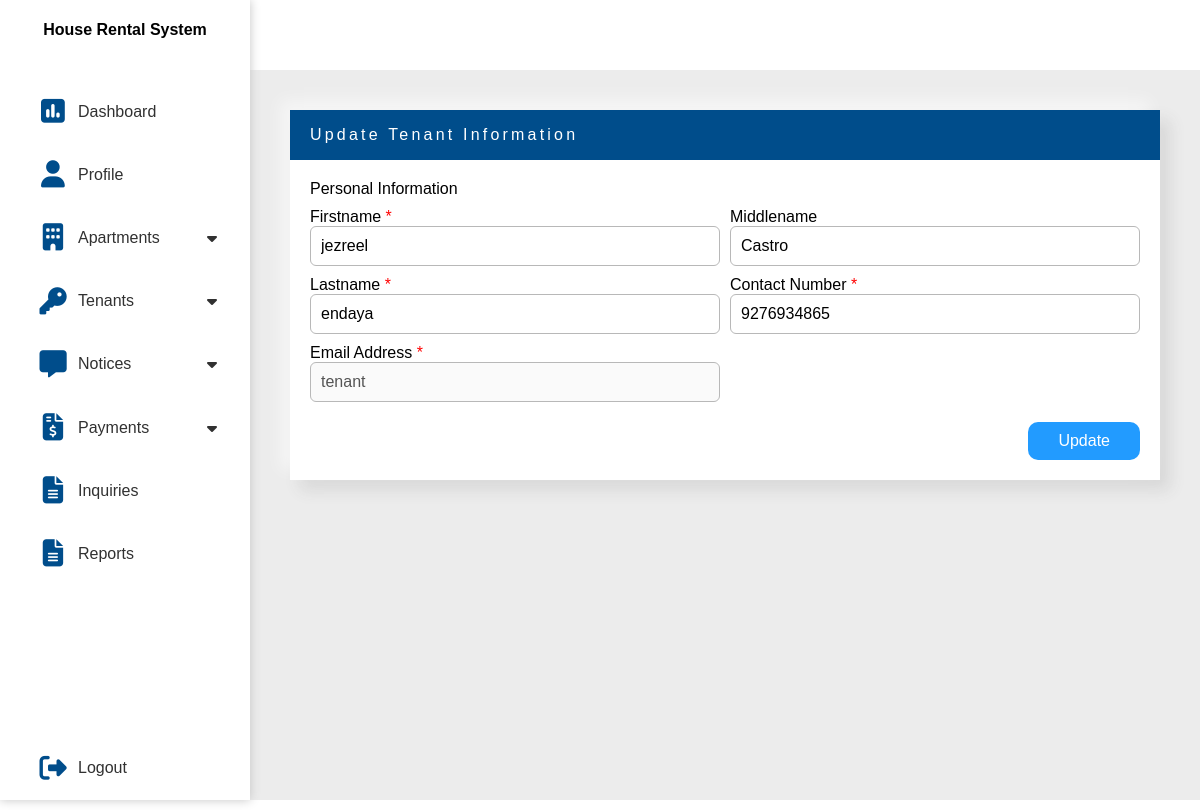
The app's page /landlord/edit_tenant.php?&tenantid=1 (signed in) with its own data.
### tables this page shows
CREATE TABLE `tbltenant` (
  `Tenant_ID` int(11) NOT NULL,
  `Owner_ID` int(11) NOT NULL,
  `Firstname` varchar(55) NOT NULL,
  `Middlename` varchar(55) NOT NULL,
  `Lastname` varchar(55) NOT NULL,
  `Email_Address` varchar(55) NOT NULL,
  `Password` varchar(55) NOT NULL,
  `Contact_Number` bigint(11) NOT NULL,
  `Start_Date` date NOT NULL,
  `End_Date` date NOT NULL
);

### landlord/edit_tenant.php (the view, shortened to what this page needs)
<?php
include_once "../connection/dbcon.php";
            ?>
<!DOCTYPE html>
<html lang="en">
<head>
    <link rel="stylesheet" href="css/style.css">
    <link rel="stylesheet" href="css/table.css">
    <link rel="stylesheet" href="css/input-handler.css">
    <?php include "../include/icon/fontawesome.php"; ?>
</head>
<body>
    <div class="container">
        <?php include 'include/sidebar.php' ?>
        <main>
            <header>
            </header>
            <div class="content">
                <div class="add-tenant add-maincontent">
                    <div class="heading">
                        <p>Update Tenant Information</p>
                    </div>
                    <div class="body">
                        <form action="" method="POST">
                            <div class="personal-info">
                                <div class="header">
                                    <p>Personal Information</p>
                                </div>
                                <?php
                                    if(isset($_GET['tenantid'])){
                                        $tenantid = $_GET['tenantid'];
                                        $tenant_list_query = "SELECT * from tbltenant where Tenant_ID=$tenantid";
                                        $tenant_list_result = $con->query($tenant_list_query);
                                        $tenant_list_row =  $tenant_list_result->fetch_assoc();
                                ?>
                                <div class="info-content">
                                    <div class="input-handler">
                                        <label for="fname">Firstname <span>*</span></label>
                                        <input name="fname" type="text" value="<?php echo $tenant_list_row['Firstname'] ?>" required>
                                    </div>
                                    <div class="input-handler">
                                        <label for="mname">Middlename</label>
                                        <input name="mname" type="text" value="<?php echo $tenant_list_row['Middlename'] ?>">
                                    </div>
                                    <div class="input-handler">
                                        <label for="lname">Lastname <span>*</span></label>
                                        <input name="lname" type="text" value="<?php echo $tenant_list_row['Lastname'] ?>" required>
                                    </div>
                                    <div class="input-handler">
                                        <label for="cnum">Contact Number <span>*</span></label>
                                        <input name="cnum" type="tel" value="<?php echo $tenant_list_row['Contact_Number'] ?>" required>
                                    </div>
                                    <div class="input-handler">
                                        <label for="email">Email Address <span>*</span></label>
                                        <input name="email" type="" value="<?php echo $tenant_list_row['Email_Address'] ?>" disabled>
                                    </div>
                                </div>
                                <?php }?>
                                <div class="button-add">
                                    <button type="submit" name="submit">Update</button>
                                </div>
                            </div>
                        </form>
                    </div>
                </div>
            </div>
        </main>
    </div>
</body>
</html>

### landlord/css/style.css (style rules this page uses)
:root { --main-font-family: Arial, Helvetica, sans-serif; --main-color: #004d8b; --secondary-color: #229bff; --warning: rgb(255, 87, 87); --success: #04AA6D; --success-hover: #028d5a; }
.content .add-maincontent { background-color: #ececec; box-shadow: -10px -10px 15px rgba(255, 255, 255, 0.5), 10px 10px 15px rgba(70, 70, 70, 0.12); overflow: hidden; display: flex; flex-direction: column; flex: 1 0; min-width: 350px; height: 100%; }
main header { display: flex; justify-content: space-between; align-items: center; height: 70px; }
.heading { background-color: var(--main-color); padding: 10px 20px; color: white; letter-spacing: 0.2rem; display: flex; justify-content: space-between; align-items: center; width: 100%; line-height: 30px; }
.add-maincontent .body { padding: 20px; background-color: white; }
.body .personal-info { display: block; width: 100%; }
.personal-info .info-content { display: grid; grid-template-columns: repeat(auto-fill,minmax(300px,1fr)); grid-gap: 10px; width: 100%; margin-top: 10px; }
.content .body { width: 100%; display: grid; grid-gap: 20px; }
.button-add button { color: white !important; }

### landlord/css/table.css (style rules this page uses)
:root { --main-font-family: Arial, Helvetica, sans-serif }

### landlord/css/input-handler.css (style rules this page uses)
:root { --main-color: #004d8b; --seconday-color:#229bff; }
.input-handler { width: 100%; display: flex; flex-wrap: wrap; }
.input-handler span { color: red; }
.input-handler input, .input-handler select { padding: 0 10px; }
.input-handler input, .input-handler button, .input-handler select, .input-handler textarea { width: 100%; height: 40px; border-radius: 6px; border: none; outline: none; border: 1px solid rgb(184, 184, 184); font-family: Arial, Helvetica, sans-serif !important; }
.input-handler label { font-family: var(--main-font-family); }
.body .button-add { width: 100%; display: flex; justify-content: end; margin-top: 20px; }
.button-add button { padding: 10px 30px; border-radius: 10px; background-color: var(--seconday-color); border: none; cursor: pointer; }

### landlord/include/sidebar.css (style rules this page uses)
:root { --main-font-family: Arial, Helvetica, sans-serif; --main-color: #004d8b; --secondary-color: #229bff; --warning: rgb(255, 87, 87); --success: #04AA6D; --success-hover: #028d5a; }
* { margin: 0; padding: 0; box-sizing: border-box; font-family: 'Franklin Gothic Medium', 'Arial Narrow', Arial, sans-serif; font-size: 16px; }
body { width: 100vw; height: 100vh; display: flex; justify-content: center; overflow: hidden; }
.container { display: flex; width: 100%; height: 100%; max-width: 1920px; background-color: #ececec; }
.container main { width: 100%; }
main header { width: 100%; line-height: 60px; background-color: white; padding: 0 40px; }
main .content { width: 100%; height: auto; max-height: 95%; padding: 40px; display: flex; flex-wrap: wrap; gap: 20px; overflow: auto; }

### records on screen
tbltenant: fname "jezreel", mname "Castro", lname "endaya", cnum "9276934865", email "tenant"
